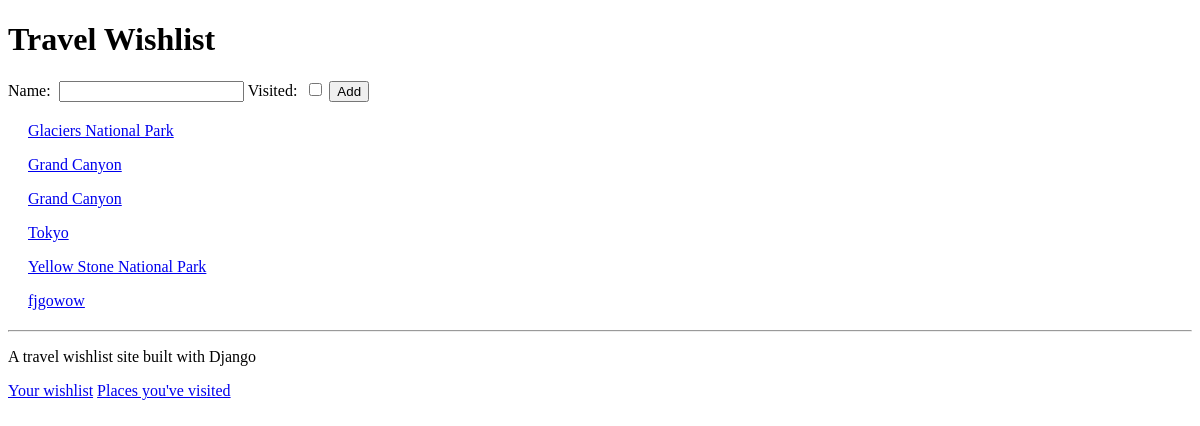
Before: / with the older database file.
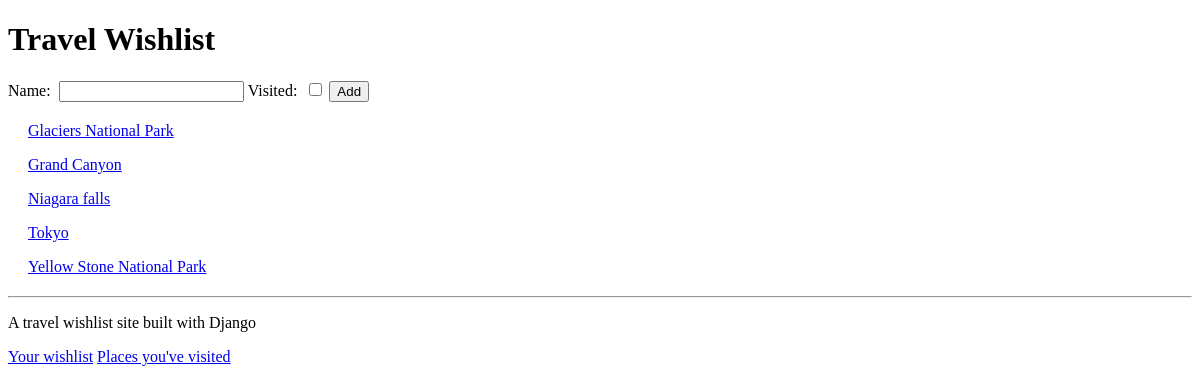
After: the same page with the newer database file.
### travel_wishlist/models.py (models this page shows, shortened)
class Place(models.Model):
    name = models.CharField(max_length = 200)
    visited = models.BooleanField(default = False)
    date_visited = models.DateTimeField(default = timezone.now)
    comment = models.TextField()

### travel_wishlist/views.py (the view)
# urls.py: url(r'^$', views.place_list, name = 'place_list'),
def place_list(request):
    if request.method == 'POST':
        form = NewPlaceForm(request.POST)
        place = form.save() #this creates a new place object from the form
        if form.is_valid(): #this validates database constraints
            place.save() #saves place to the database
            return redirect('place_list') #this redirects to a GET request
    '''if the request method is not POST, or the form is not valid, then display
    list of places and a form to add a new place.'''
    places = Place.objects.filter(visited=False).order_by('name')# sort places by name
    new_place_form = NewPlaceForm() # a form object added
    return render(request, 'travel_wishlist/wishlist.html', {'places' : places, 'new_place_form' : new_place_form})

### travel_wishlist/forms.py
class NewPlaceForm(forms.ModelForm):
    class Meta:
        model = Place
        '''These are the fields' name that get displayed on the home page'''
        fields = ('name', 'visited')

### travel_wishlist/templates/travel_wishlist/wishlist.html (shortened to what this page needs)
{% extends 'travel_wishlist/base.html' %}
{% block content %}
<h1>Travel Wishlist</h1>
<form method="POST" action="{% url 'place_list' %}">
  {{ new_place_form}}
  <button id = "add-new-place" type ="submit">Add</button>
</form>
<div class ="wishlist-place">
{% for place in places %}
  <p><a href = "{% url 'place_info' %}">
  <span id = "place-name-{{place.pk}}">{{place.name}}</span></a></p>
{% empty %}
<P>You have no places in your wishlist</p>
{% endfor %}
</div>
{% endblock %}

Changed rows visible on the page:
no longer on this page (row edited): Place: name "Grand Canyon"
no longer on this page (row edited): Place: name "fjgowow"
added Place: name "Niagara falls"
